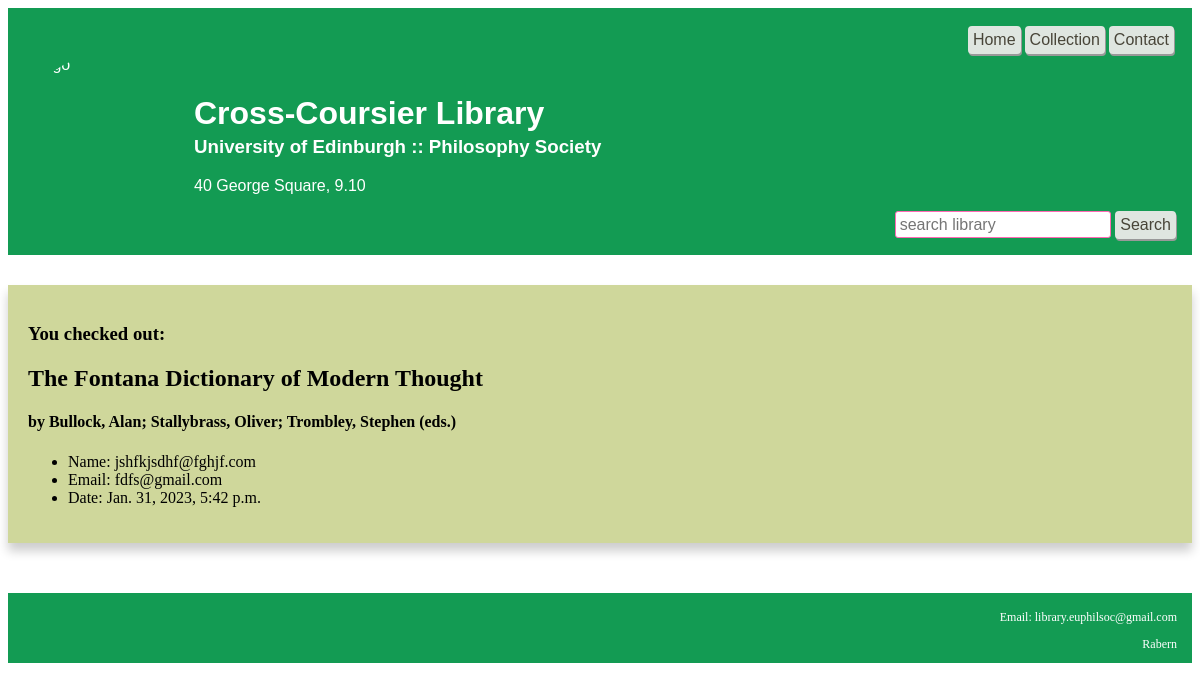
Screenshot of /library/confirm/11/ with the database file from the repository.
### libraryapp/models.py (models this page shows, shortened)
class Borrow(models.Model):
    checked_out=models.DateTimeField(auto_now_add = True)
    borrower_name=models.CharField(max_length =50)
    borrower_email=models.EmailField(max_length=50)
    book=models.ForeignKey(
        Book,
        related_name="book",
        on_delete=models.CASCADE)

class Book(models.Model):
    call_number = models.CharField(max_length =50)
    author = models.CharField(max_length =100)
    title = models.CharField(max_length =100)
    year = models.CharField(max_length =50)
    publisher = models.CharField(max_length =100)
    isbn = models.CharField(max_length =100)
    inventory = models.SmallIntegerField()
    available = models.SmallIntegerField()
    language = models.CharField(max_length =100)
    notes = models.TextField(null=True)

### libraryapp/views.py (the view)
# urls.py: path('confirm/<int:id>/', confirm, name ="confirm"),
def confirm(request,id):
    borrow = Borrow.objects.get(id=id)
    context = {"borrow": borrow}
    return render(request, "library/confirm.html", context)

### libraryapp/templates/library/confirm.html (shortened to what this page needs)
{% extends 'base.html' %}
{% block content %}
<div class="card">
    <div class="container">
<h3> You checked out:</h3>
        <h2><b>{{ borrow.book.title}}</b></h2>
        <h4> by {{ borrow.book.author }}</h4>
<ul>
    <li>Name: {{borrow.borrower_name}}</li>
    <li>Email: {{borrow.borrower_email}}</li>
    <li>Date: {{borrow.checked_out}}</li>
</ul>
</div>
</div>
{% endblock content %}

### libraryapp/static/css/books.css (style rules this page uses)
.card { background-color: #cfd79b; box-shadow: 0 8px 10px 0 rgba(0,0,0,0.2); }
.container { padding: 20px; }

### rows the page displays
Borrow: book "The Fontana Dictionary of Modern Thought", book.author "Bullock, Alan; Stallybrass, Oliver; Trombley, Stephen (eds.)", borrower_name "jshfkjsdhf@fghjf.com", borrower_email "fdfs@gmail.com", checked_out "Jan. 31, 2023, 5:42 p.m."
